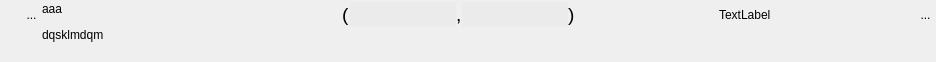
<?xml version="1.0" encoding="UTF-8"?>
<ui version="4.0">
 <class>WidgetTuple2</class>
 <widget class="QWidget" name="WidgetTuple2">
  <property name="geometry">
   <rect>
    <x>0</x>
    <y>0</y>
    <width>936</width>
    <height>62</height>
   </rect>
  </property>
  <property name="sizePolicy">
   <sizepolicy hsizetype="Preferred" vsizetype="Minimum">
    <horstretch>0</horstretch>
    <verstretch>0</verstretch>
   </sizepolicy>
  </property>
  <property name="minimumSize">
   <size>
    <width>0</width>
    <height>0</height>
   </size>
  </property>
  <property name="windowTitle">
   <string>Form</string>
  </property>
  <property name="styleSheet">
   <string notr="true"/>
  </property>
  <layout class="QHBoxLayout" name="horizontalLayout_4">
   <property name="spacing">
    <number>0</number>
   </property>
   <property name="leftMargin">
    <number>0</number>
   </property>
   <property name="topMargin">
    <number>2</number>
   </property>
   <property name="rightMargin">
    <number>0</number>
   </property>
   <property name="bottomMargin">
    <number>2</number>
   </property>
   <item>
    <layout class="QVBoxLayout" name="verticalLayout_2">
     <property name="spacing">
      <number>0</number>
     </property>
     <item>
      <layout class="QHBoxLayout" name="horizontalLayout_3">
       <property name="spacing">
        <number>0</number>
       </property>
       <property name="sizeConstraint">
        <enum>QLayout::SetFixedSize</enum>
       </property>
       <item>
        <spacer name="horizontalSpacer_3">
         <property name="orientation">
          <enum>Qt::Horizontal</enum>
         </property>
         <property name="sizeType">
          <enum>QSizePolicy::Fixed</enum>
         </property>
         <property name="sizeHint" stdset="0">
          <size>
           <width>21</width>
           <height>20</height>
          </size>
         </property>
        </spacer>
       </item>
       <item>
        <widget class="MonBoutonValide" name="RBValide">
         <property name="minimumSize">
          <size>
           <width>21</width>
           <height>25</height>
          </size>
         </property>
         <property name="maximumSize">
          <size>
           <width>21</width>
           <height>25</height>
          </size>
         </property>
         <property name="focusPolicy">
          <enum>Qt::ClickFocus</enum>
         </property>
         <property name="toolTip">
          <string>Affiche le rapport de validation du mot-clef</string>
         </property>
         <property name="styleSheet">
          <string notr="true">border : 0px</string>
         </property>
         <property name="text">
          <string>...</string>
         </property>
         <property name="icon">
          <iconset>
           <normaloff>../Editeur/icons/ast-green-ball.png</normaloff>../Editeur/icons/ast-green-ball.png</iconset>
         </property>
         <property name="iconSize">
          <size>
           <width>25</width>
           <height>25</height>
          </size>
         </property>
        </widget>
       </item>
      </layout>
     </item>
     <item>
      <spacer name="verticalSpacer_2">
       <property name="orientation">
        <enum>Qt::Vertical</enum>
       </property>
       <property name="sizeHint" stdset="0">
        <size>
         <width>20</width>
         <height>5</height>
        </size>
       </property>
      </spacer>
     </item>
    </layout>
   </item>
   <item>
    <widget class="MonLabelClic" name="label">
     <property name="sizePolicy">
      <sizepolicy hsizetype="Fixed" vsizetype="Preferred">
       <horstretch>0</horstretch>
       <verstretch>0</verstretch>
      </sizepolicy>
     </property>
     <property name="minimumSize">
      <size>
       <width>300</width>
       <height>25</height>
      </size>
     </property>
     <property name="maximumSize">
      <size>
       <width>178</width>
       <height>16777215</height>
      </size>
     </property>
     <property name="frameShape">
      <enum>QFrame::NoFrame</enum>
     </property>
     <property name="text">
      <string>&lt;html&gt;&lt;head/&gt;&lt;body&gt;&lt;p&gt;aaa&lt;/p&gt;&lt;p&gt;dqsklmdqm&lt;/p&gt;&lt;/body&gt;&lt;/html&gt;</string>
     </property>
     <property name="scaledContents">
      <bool>false</bool>
     </property>
     <property name="alignment">
      <set>Qt::AlignLeading|Qt::AlignLeft|Qt::AlignTop</set>
     </property>
    </widget>
   </item>
   <item>
    <layout class="QVBoxLayout" name="verticalLayout">
     <item>
      <layout class="QHBoxLayout" name="horizontalLayout">
       <item>
        <layout class="QHBoxLayout" name="horizontalLayout_2">
         <item>
          <widget class="QLabel" name="label_2">
           <property name="text">
            <string>&lt;html&gt;&lt;head/&gt;&lt;body&gt;&lt;p&gt;&lt;span style=&quot; font-size:14pt;&quot;&gt;(&lt;/span&gt;&lt;/p&gt;&lt;/body&gt;&lt;/html&gt;</string>
           </property>
          </widget>
         </item>
         <item>
          <widget class="QLineEdit" name="lineEditVal1">
           <property name="sizePolicy">
            <sizepolicy hsizetype="Preferred" vsizetype="Fixed">
             <horstretch>0</horstretch>
             <verstretch>0</verstretch>
            </sizepolicy>
           </property>
           <property name="minimumSize">
            <size>
             <width>0</width>
             <height>25</height>
            </size>
           </property>
           <property name="maximumSize">
            <size>
             <width>805</width>
             <height>16777215</height>
            </size>
           </property>
           <property name="styleSheet">
            <string notr="true">background:rgb(235,235,235);
border:0px;

</string>
           </property>
           <property name="readOnly">
            <bool>false</bool>
           </property>
          </widget>
         </item>
         <item>
          <widget class="QLabel" name="label_4">
           <property name="text">
            <string>&lt;html&gt;&lt;head/&gt;&lt;body&gt;&lt;p&gt;&lt;span style=&quot; font-size:14pt;&quot;&gt;,&lt;/span&gt;&lt;/p&gt;&lt;/body&gt;&lt;/html&gt;</string>
           </property>
          </widget>
         </item>
         <item>
          <widget class="QLineEdit" name="lineEditVal2">
           <property name="sizePolicy">
            <sizepolicy hsizetype="Preferred" vsizetype="Fixed">
             <horstretch>0</horstretch>
             <verstretch>0</verstretch>
            </sizepolicy>
           </property>
           <property name="minimumSize">
            <size>
             <width>0</width>
             <height>25</height>
            </size>
           </property>
           <property name="maximumSize">
            <size>
             <width>805</width>
             <height>16777215</height>
            </size>
           </property>
           <property name="focusPolicy">
            <enum>Qt::StrongFocus</enum>
           </property>
           <property name="styleSheet">
            <string notr="true">background:rgb(235,235,235);
border:0px;</string>
           </property>
          </widget>
         </item>
         <item>
          <widget class="QLabel" name="label_3">
           <property name="text">
            <string>&lt;html&gt;&lt;head/&gt;&lt;body&gt;&lt;p&gt;&lt;span style=&quot; font-size:14pt;&quot;&gt;)&lt;/span&gt;&lt;/p&gt;&lt;/body&gt;&lt;/html&gt;</string>
           </property>
          </widget>
         </item>
        </layout>
       </item>
       <item>
        <spacer name="horizontalSpacer_2">
         <property name="orientation">
          <enum>Qt::Horizontal</enum>
         </property>
         <property name="sizeType">
          <enum>QSizePolicy::Expanding</enum>
         </property>
         <property name="sizeHint" stdset="0">
          <size>
           <width>5</width>
           <height>20</height>
          </size>
         </property>
        </spacer>
       </item>
       <item>
        <widget class="QLabel" name="lineEditUnite">
         <property name="text">
          <string>TextLabel</string>
         </property>
        </widget>
       </item>
       <item>
        <spacer name="horizontalSpacer">
         <property name="orientation">
          <enum>Qt::Horizontal</enum>
         </property>
         <property name="sizeHint" stdset="0">
          <size>
           <width>80</width>
           <height>20</height>
          </size>
         </property>
        </spacer>
       </item>
       <item>
        <widget class="QToolButton" name="RBPoubelle">
         <property name="minimumSize">
          <size>
           <width>21</width>
           <height>25</height>
          </size>
         </property>
         <property name="maximumSize">
          <size>
           <width>21</width>
           <height>25</height>
          </size>
         </property>
         <property name="focusPolicy">
          <enum>Qt::ClickFocus</enum>
         </property>
         <property name="toolTip">
          <string>Détruit le mot-clef</string>
         </property>
         <property name="styleSheet">
          <string notr="true">border : 0px</string>
         </property>
         <property name="text">
          <string>...</string>
         </property>
         <property name="icon">
          <iconset>
           <normaloff>../Editeur/icons/deleteRond.png</normaloff>../Editeur/icons/deleteRond.png</iconset>
         </property>
         <property name="iconSize">
          <size>
           <width>25</width>
           <height>25</height>
          </size>
         </property>
        </widget>
       </item>
      </layout>
     </item>
     <item>
      <spacer name="verticalSpacer">
       <property name="orientation">
        <enum>Qt::Vertical</enum>
       </property>
       <property name="sizeHint" stdset="0">
        <size>
         <width>20</width>
         <height>13</height>
        </size>
       </property>
      </spacer>
     </item>
    </layout>
   </item>
  </layout>
 </widget>
 <customwidgets>
  <customwidget>
   <class>MonBoutonValide</class>
   <extends>QToolButton</extends>
   <header>InterfaceGUI.QT5.monBoutonValide.h</header>
  </customwidget>
  <customwidget>
   <class>MonLabelClic</class>
   <extends>QLabel</extends>
   <header>InterfaceGUI.QT5.monLabelClic.h</header>
  </customwidget>
 </customwidgets>
 <tabstops>
  <tabstop>lineEditVal1</tabstop>
  <tabstop>lineEditVal2</tabstop>
 </tabstops>
 <resources/>
 <connections/>
</ui>
